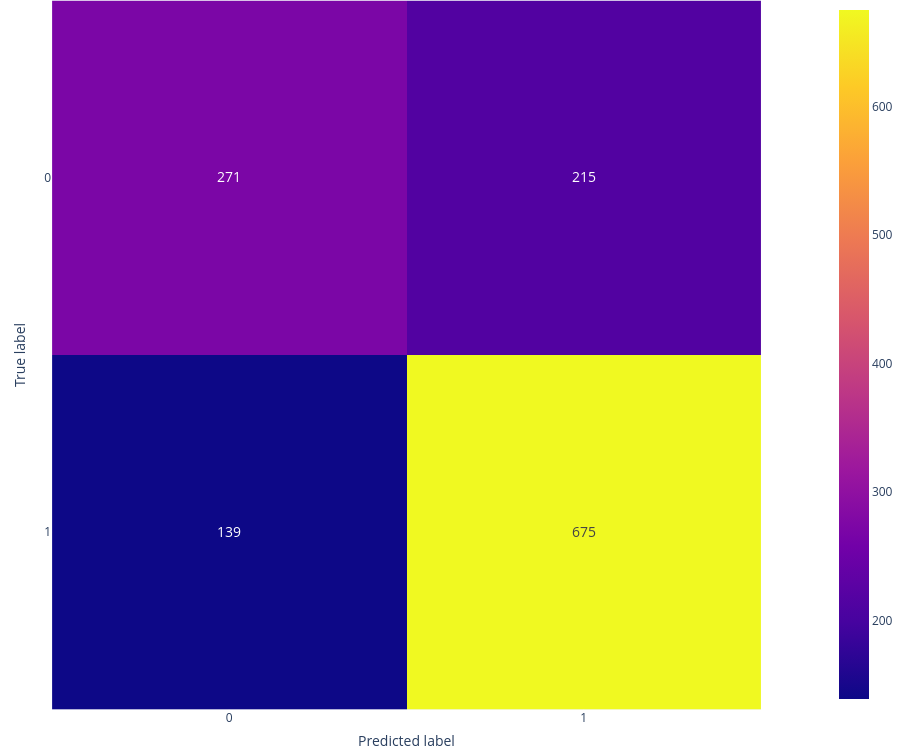

This figure's notebook cell:
### Code cell
classifier =  LogisticRegression(solver='liblinear', penalty='l2', max_iter = 100, random_state = seed, C=0.01)
confusion(classifier, wine_X_tr, wine_y_tr, wine_X_val, wine_y_val)
disp = RocCurveDisplay.from_estimator(classifier, wine_X_val, wine_y_val)

### Figure 1 — Plotly figure (JSON) as saved in the notebook; plotly's stock layout.template omitted (floating-point values rounded to 4 significant figures)
{"data": [{"coloraxis": "coloraxis", "hovertemplate": "x: %{x}<br>y: %{y}<br>color: %{z}<extra></extra>", "name": "0", "textfont": {"size": 14}, "texttemplate": "%{z}", "type": "heatmap", "xaxis": "x", "yaxis": "y", "z": [[271, 215], [139, 675]]}], "layout": {"coloraxis": {"colorscale": [[0, "#0d0887"], [0.1111, "#46039f"], [0.2222, "#7201a8"], [0.3333, "#9c179e"], [0.4444, "#bd3786"], [0.5556, "#d8576b"], [0.6667, "#ed7953"], [0.7778, "#fb9f3a"], [0.8889, "#fdca26"], [1, "#f0f921"]]}, "height": 750, "margin": {"b": 0, "l": 0, "r": 0, "t": 0}, "width": 900, "xaxis": {"anchor": "y", "constrain": "domain", "domain": [0, 1], "dtick": 1, "scaleanchor": "y", "tickmode": "linear", "title": {"text": "Predicted label"}}, "yaxis": {"anchor": "x", "autorange": "reversed", "constrain": "domain", "domain": [0, 1], "dtick": 1, "tickmode": "linear", "title": {"text": "True label"}}}}
